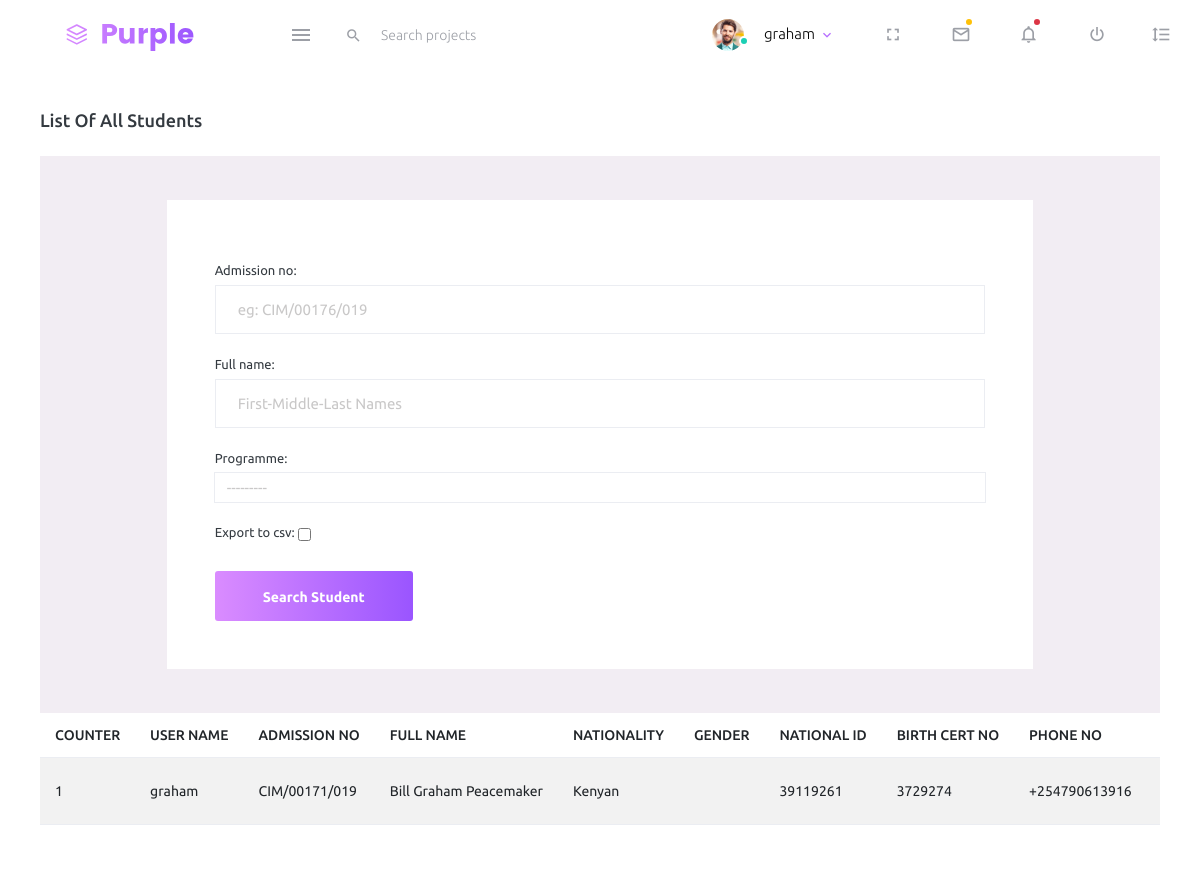
/school/list-students/ (signed in), run on the app's committed database.
### school/models.py (models this page shows, shortened)
class Students(models.Model):
    user = models.ForeignKey(User, max_length=255, on_delete=models.CASCADE)
    admission_no = models.CharField(max_length=255, blank=True, null=True)
    full_name = models.CharField(max_length=255, blank=True, null=True)
    nationality = models.CharField(max_length=255, blank=True, null=True)
    stud_gender = models.ForeignKey(
        Gender, on_delete=models.CASCADE, blank=False)
    national_ID_number = models.CharField(
        max_length=255, blank=True, null=True)
    birth_cert_no = models.CharField(max_length=255, blank=True, null=True)
    phone_number = models.CharField(max_length=255, blank=True, null=True)
    DOB = models.DateField()
    date_of_admission = models.DateField(blank=True, null=True)
    date_of_graduation = models.DateField(blank=True, null=True)
    programme = models.ForeignKey(
        Programmes, on_delete=models.CASCADE, max_length=255, blank=True)
    stage = models.ForeignKey(
        Stages, on_delete=models.CASCADE, blank=False, null=True)
    profile_photo = models.ImageField(
        upload_to="students_pic/", blank=False, null=True)
    postal_address = models.CharField(max_length=255, blank=True, null=True)
    school_email = models.EmailField(max_length=255, blank=True, null=True)
    school_email_password = models.CharField(
        max_length=255, blank=True, null=True)
    total_fees_billed = models.DecimalField(
        max_digits=10, decimal_places=2, blank=True, null=True)
    total_fees_paid = models.DecimalField(
        max_digits=10, decimal_places=2, blank=True, null=True)
    balance = models.DecimalField(
        max_digits=10, decimal_places=2, blank=True, null=True)

### school/views.py (the view, shortened to what this page needs)
# urls.py: path('list-students/', views.ListStudents, name='list-students'),
@login_required
def ListStudents(request):
    title = 'List of All Students'
    form = StudentSearchForm(request.POST or None)
    queryset = Students.objects.all()
    context = {
        "title": title,
        "queryset": queryset,
    }
    context = {
        "form": form,
        "title": title,
        "queryset": queryset,
    }
    return render(request, "school/list-students.html", context)

### school/forms.py
class StudentSearchForm(forms.ModelForm):
    export_to_CSV = forms.BooleanField(required=False)
    class Meta:
        model = Students
        fields = ['admission_no', 'full_name', 'programme']
        widgets = {'admission_no': forms.TextInput(attrs={'class': 'form-control', 'placeholder': 'eg: CIM/00176/019'}),
                   'full_name': forms.TextInput(attrs={'class': 'form-control', 'placeholder': 'First-Middle-Last Names'}),
                   'programme': forms.Select(attrs={'class': 'form-control', 'placeholder': 'eg: Barchelor Of Science Information & Communication Technology'})}

### school/models.py (called while the page is built)
    def __str__(self):
        return self.name

    def __str__(self):
        return self.year

### school/templates/school/list-students.html (shortened to what this page needs)
{% extends 'index3.html' %}
{% load static %}
{% block content %}
<div class="col-lg-12 grid-margin stretch-card">
    <div class="card">
      <div class="card-body">
        <h4 class="card-title">{{title}}</h4>
        <div class="content-wrapper d-flex align-items-center auth">
            <div class="row flex-grow">
              <div class="col-lg-10 mx-auto">
                <div class="auth-form-light text-left p-5">
                  <form class="pt-3" method="post" action="">
                      <fieldset>
                        {% for fm in form %}
                            <div class="form-group">
                                {{fm.label_tag}}
                                {{fm}}
                            </div>
                        {% endfor %}
                        <div class="mt-3">
                          <button class="btn btn-block btn-gradient-primary btn-lg font-weight-medium auth-form-btn" type="submit">Search Student</button>
                        </div>
                      </fieldset>
                  </form>
                </div>
              </div>
            </div>
          </div>
        <div class="col-lg-12 table-responsive fixed-table-body">
          <table class="table table-striped">
            <thead>
              <tr>
                <th> COUNTER </th>
                <th> USER NAME </th>
                <th> ADMISSION NO </th>
                <th> FULL NAME </th>
                <th> NATIONALITY </th>
                <th> GENDER </th>
                <th> NATIONAL ID </th>
                <th> BIRTH CERT NO </th>
                <th> PHONE NO </th>
                <th> DOB </th>
              </tr>
            </thead>
            <tbody>
              {% for instance in queryset %}
              <tr>
                  <td class="py-1">{{forloop.counter}}</td>
                  <td>{{instance.user}}</td>
                  <td>{{instance.admission_no}}</td>
                  <td>{{instance.full_name}}</td>
                  <td>{{instance.nationality}}</td>
                  <td>{{instance.gender}}</td>
                  <td>{{instance.national_ID_number}}</td>
                  <td>{{instance.birth_cert_no}}</td>
                  <td>{{instance.phone_number}}</td>
                  <td>{{instance.DOB}}</td>
              </tr>
              {% endfor %}
            </tbody>
          </table>
        </div>
      </div>
    </div>
  </div>
  {% endblock content %}

### school/templates/navbar.html (shortened to what this page needs)
      {% load static %}
      <nav class="navbar default-layout-navbar col-lg-12 col-12 p-0 fixed-top d-flex flex-row">
        <div class="text-center navbar-brand-wrapper d-flex align-items-center justify-content-center">
          <a class="navbar-brand brand-logo" href="/"><img src="{% static 'dash/assets/images/logo.svg' %}" alt="logo" /></a>
        </div>
        <div class="navbar-menu-wrapper d-flex align-items-stretch">
          <button class="navbar-toggler navbar-toggler align-self-center" type="button" data-toggle="minimize">
            <span class="mdi mdi-menu"></span>
          </button>
          <div class="search-field d-none d-md-block">
            <form class="d-flex align-items-center h-100" action="#">
              <div class="input-group">
                <div class="input-group-prepend bg-transparent">
                  <i class="input-group-text border-0 mdi mdi-magnify"></i>
                </div>
                <input type="text" class="form-control bg-transparent border-0" placeholder="Search projects">
              </div>
            </form>
          </div>
          <ul class="navbar-nav navbar-nav-right">
            <li class="nav-item nav-profile dropdown">
              <a class="nav-link dropdown-toggle" id="profileDropdown" href="#" data-bs-toggle="dropdown" aria-expanded="false">
                <div class="nav-profile-img">
                  <img src="{% static 'dash/assets/images/faces/face1.jpg' %}" alt="image">
                  <span class="availability-status online"></span>
                </div>
                <div class="nav-profile-text">
                  <p class="mb-1 text-black">{{request.user}}</p>
                </div>
              </a>
            </li>
            <li class="nav-item d-none d-lg-block full-screen-link">
              <a class="nav-link">
                <i class="mdi mdi-fullscreen" id="fullscreen-button"></i>
              </a>
            </li>
            <li class="nav-item dropdown">
              <a class="nav-link count-indicator dropdown-toggle" id="messageDropdown" href="#" data-bs-toggle="dropdown" aria-expanded="false">
                <i class="mdi mdi-email-outline"></i>
                <span class="count-symbol bg-warning"></span>
              </a>
            </li>
            <li class="nav-item dropdown">
              <a class="nav-link count-indicator dropdown-toggle" id="notificationDropdown" href="#" data-bs-toggle="dropdown">
                <i class="mdi mdi-bell-outline"></i>
                <span class="count-symbol bg-danger"></span>
              </a>
            </li>
            <li class="nav-item nav-logout d-none d-lg-block">
              <a class="nav-link" href="#">
                <i class="mdi mdi-power"></i>
              </a>
            </li>
            <li class="nav-item nav-settings d-none d-lg-block">
              <a class="nav-link" href="#">
                <i class="mdi mdi-format-line-spacing"></i>
              </a>
            </li>
          </ul>
        </div>
      </nav>

### data on the page
Students: user "graham", admission_no "CIM/00171/019", full_name "Bill Graham Peacemaker", nationality "Kenyan", national_ID_number "39119261", birth_cert_no "3729274", phone_number "+254790613916"

### other printed values
{{ request.user }} "graham"
{{ title }} "List Of All Students"
{{ fm.label_tag }} "Admission no:" "Full name:" "Programme:" "Export to csv:"
